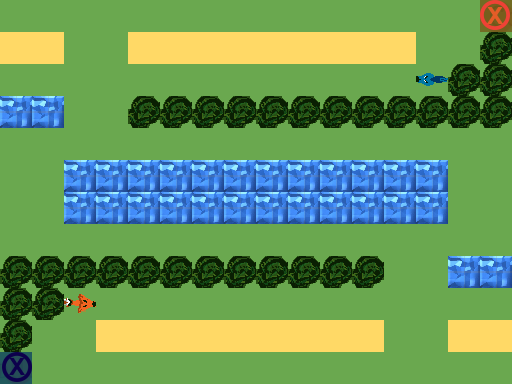

This is a level from a 2D game, rendered from its Tiled map with the project's own tilesets. A one-line summary and the complete map file follow:
An orthogonal 16x12 tile map with 32x32 px tiles, 3 tile layers (Ground, Obstacles, Objects), 1 hidden layer not drawn.

<map version="1.0" orientation="orthogonal" renderorder="right-down" width="16" height="12" tilewidth="32" tileheight="32" nextobjectid="1">
 <tileset firstgid="1" name="TilesetPlaceholder" tilewidth="32" tileheight="32" tilecount="240" columns="10">
  <image source="../../Tileset.png" width="320" height="768" />
 </tileset>
 <layer name="Ground" width="16" height="12">
  <data encoding="csv">
1,1,1,1,1,1,1,1,1,1,1,1,1,1,1,1,
2,2,1,1,2,2,2,2,2,2,2,2,2,1,1,1,
1,1,1,1,1,1,1,1,1,1,1,1,1,1,1,1,
5,5,1,1,1,1,1,1,1,1,1,1,1,1,1,1,
1,1,1,1,1,1,1,1,1,1,1,1,1,1,1,1,
1,1,5,5,5,5,5,5,5,5,5,5,5,5,1,1,
1,1,5,5,5,5,5,5,5,5,5,5,5,5,1,1,
1,1,1,1,1,1,1,1,1,1,1,1,1,1,1,1,
1,1,1,1,1,1,1,1,1,1,1,1,1,1,5,5,
1,1,1,1,1,1,1,1,1,1,1,1,1,1,1,1,
1,1,1,2,2,2,2,2,2,2,2,2,1,1,2,2,
1,1,1,1,1,1,1,1,1,1,1,1,1,1,1,1
</data>
 </layer>
 <layer name="Obstacles" width="16" height="12">
  <data encoding="csv">
0,0,0,0,0,0,0,0,0,0,0,0,0,0,0,0,
0,0,0,0,0,0,0,0,0,0,0,0,0,0,0,42,
0,0,0,0,0,0,0,0,0,0,0,0,0,0,42,42,
0,0,0,0,42,42,42,42,42,42,42,42,42,42,42,42,
0,0,0,0,0,0,0,0,0,0,0,0,0,0,0,0,
0,0,0,0,0,0,0,0,0,0,0,0,0,0,0,0,
0,0,0,0,0,0,0,0,0,0,0,0,0,0,0,0,
0,0,0,0,0,0,0,0,0,0,0,0,0,0,0,0,
42,42,42,42,42,42,42,42,42,42,42,42,0,0,0,0,
42,42,0,0,0,0,0,0,0,0,0,0,0,0,0,0,
42,0,0,0,0,0,0,0,0,0,0,0,0,0,0,0,
0,0,0,0,0,0,0,0,0,0,0,0,0,0,0,0
</data>
 </layer>
 <layer name="Objects" width="16" height="12">
  <data encoding="csv">
0,0,0,0,0,0,0,0,0,0,0,0,0,0,0,181,
0,0,0,0,0,0,0,0,0,0,0,0,0,0,0,0,
0,0,0,0,0,0,0,0,0,0,0,0,0,1610612928,0,0,
0,0,0,0,0,0,0,0,0,0,0,0,0,0,0,0,
0,0,0,0,0,0,0,0,0,0,0,0,0,0,0,0,
0,0,0,0,0,0,0,0,0,0,0,0,0,0,0,0,
0,0,0,0,0,0,0,0,0,0,0,0,0,0,0,0,
0,0,0,0,0,0,0,0,0,0,0,0,0,0,0,0,
0,0,0,0,0,0,0,0,0,0,0,0,0,0,0,0,
0,0,2684354751,0,0,0,0,0,0,0,0,0,0,0,0,0,
0,0,0,0,0,0,0,0,0,0,0,0,0,0,0,0,
182,0,0,0,0,0,0,0,0,0,0,0,0,0,0,0
</data>
 </layer>
 <layer name="Solution" width="16" height="12" visible="0">
  <data encoding="csv">
0,0,222,222,222,222,222,222,222,222,222,222,222,222,222,0,
0,0,222,0,0,0,0,0,0,0,0,0,0,0,0,0,
0,0,222,232,232,232,232,232,232,232,232,232,232,0,0,0,
0,0,222,232,0,0,0,0,0,0,0,0,0,0,0,0,
0,222,222,232,232,232,232,232,232,232,232,232,232,232,232,0,
0,222,0,0,0,0,0,0,0,0,0,0,0,0,232,0,
0,222,0,0,0,0,0,0,0,0,0,0,0,0,232,0,
0,222,222,222,222,222,222,222,222,222,222,222,222,232,232,0,
0,0,0,0,0,0,0,0,0,0,0,0,222,232,0,0,
0,0,0,222,222,222,222,222,222,222,222,222,222,232,0,0,
0,0,0,0,0,0,0,0,0,0,0,0,0,232,0,0,
0,232,232,232,232,232,232,232,232,232,232,232,232,232,0,0
</data>
 </layer>
</map>
